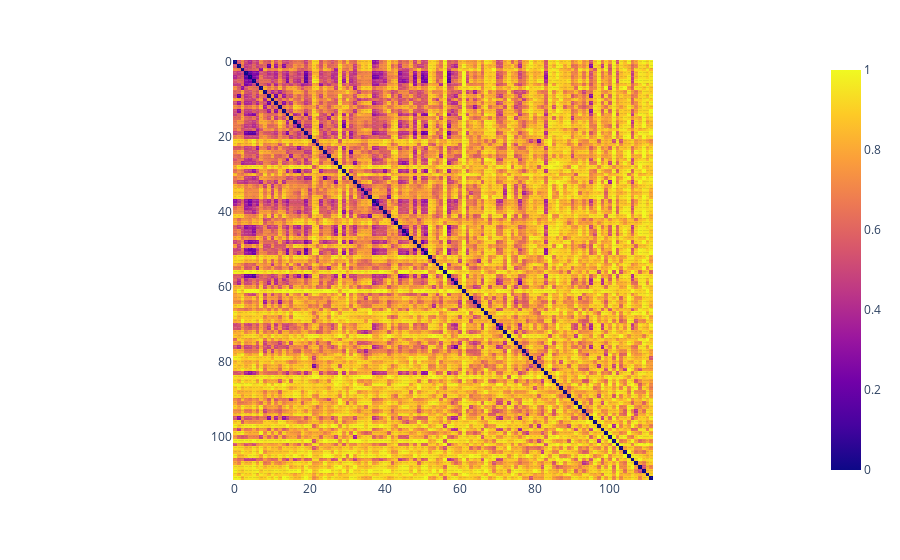

The cell this chart's notebook holds for it:
### Code cell
fig = px.imshow(S, text_auto=True)
fig.show()

### Figure 1 — Plotly figure (JSON) as saved in the notebook; plotly's stock layout.template omitted (floating-point values rounded to 4 significant figures; data arrays with more than 128 entries replaced by an {"elided": "..."} marker saying what was removed)
{"data": [{"coloraxis": "coloraxis", "hovertemplate": "x: %{x}<br>y: %{y}<br>color: %{z}<extra></extra>", "name": "0", "texttemplate": "%{z}", "type": "heatmap", "xaxis": "x", "yaxis": "y", "z": {"elided": "112x112 float values"}}], "layout": {"coloraxis": {"colorscale": [[0, "#0d0887"], [0.1111, "#46039f"], [0.2222, "#7201a8"], [0.3333, "#9c179e"], [0.4444, "#bd3786"], [0.5556, "#d8576b"], [0.6667, "#ed7953"], [0.7778, "#fb9f3a"], [0.8889, "#fdca26"], [1, "#f0f921"]]}, "margin": {"t": 60}, "xaxis": {"anchor": "y", "constrain": "domain", "domain": [0, 1], "scaleanchor": "y"}, "yaxis": {"anchor": "x", "autorange": "reversed", "constrain": "domain", "domain": [0, 1]}}}
